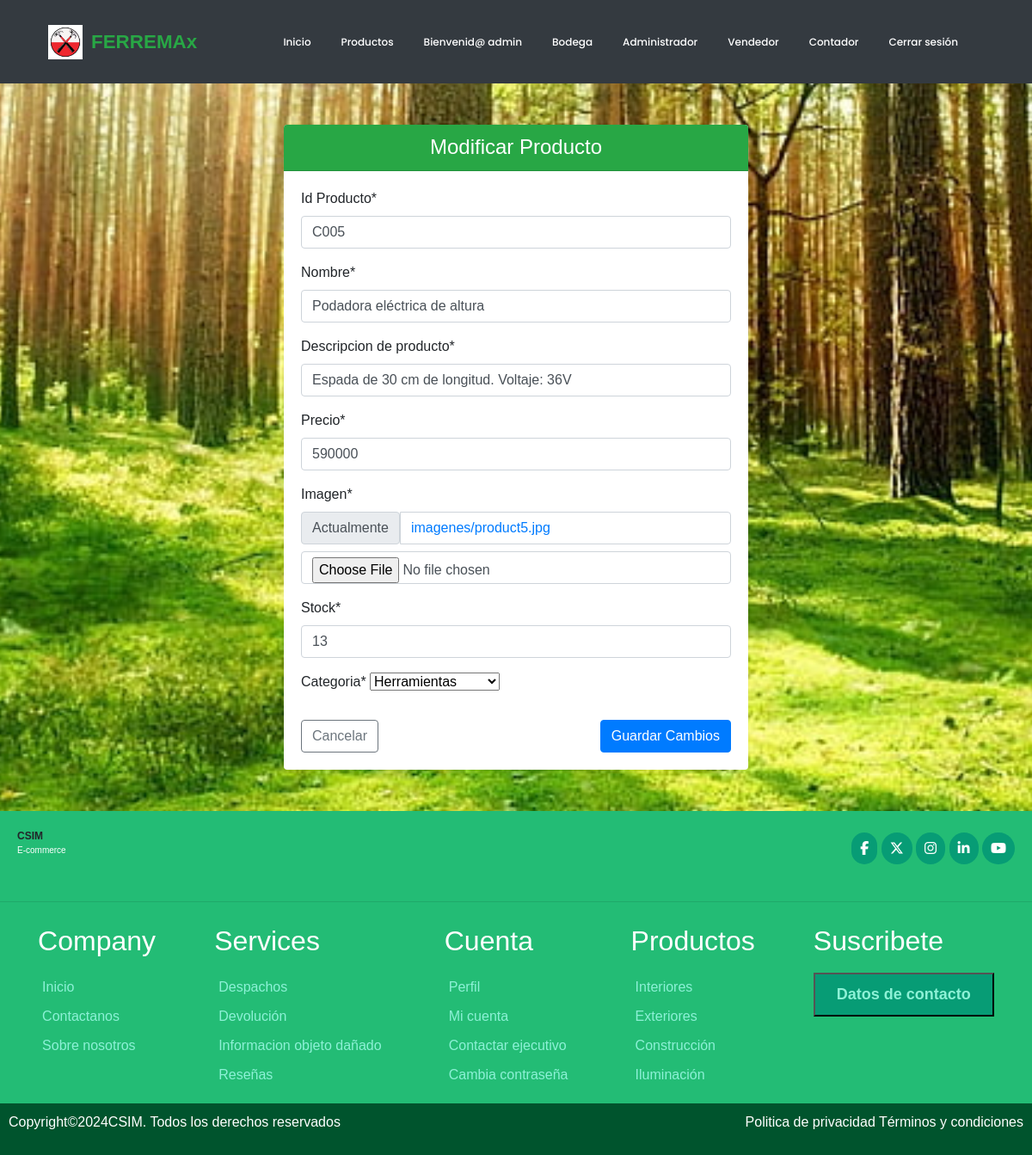
The app's page /modificar/C005/ (signed in), older data.
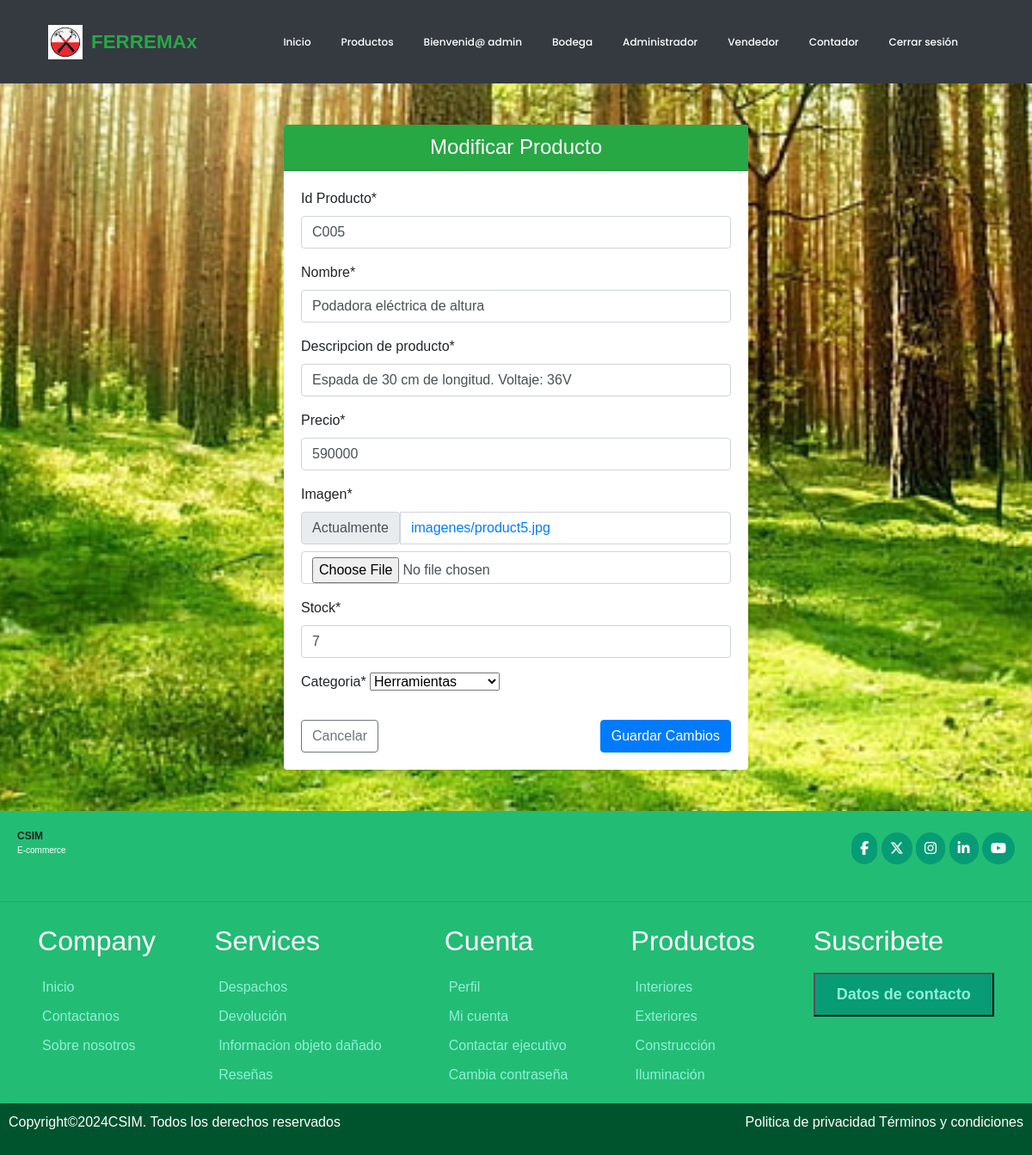
The same page, newer data.
### ferreteria/models.py (models this page shows, shortened)
class Producto(models.Model):
    idProducto = models.CharField(primary_key=True, max_length=5, verbose_name='Id Producto')
    nombre = models.CharField(max_length=50, verbose_name='Nombre del producto')
    descripcion = models.CharField(max_length=400,verbose_name='Descripcion de producto')
    precio = models.IntegerField(null=True, verbose_name='Ingrese precio producto')
    imagen= models.ImageField(upload_to="imagenes", null=True, verbose_name='Imagen')
    stock = models.IntegerField(verbose_name='stock',default=0)
    categoria= models.ForeignKey('Categoria', on_delete=models.CASCADE, verbose_name='Categoria')

### ferreteria/views.py (the view)
# urls.py: path('modificar/<id>/', views.modificar, name="modificar"),
@permission_required ('ferreteria.change_producto')
def modificar(request, id):
    producto = get_object_or_404(Producto, idProducto=id)
    data = {
        'form': ProductoForm(instance=producto)
    }
    if request.method== 'POST':
        formulario = ProductoForm(data=request.POST, instance=producto, files=request.FILES)
        if formulario.is_valid():
            formulario.save()
            messages.success(request, "Modificado correctamente")
        return redirect(to="lista")
    return render (request, 'producto/modificar.html', data)

### ferreteria/forms.py
class ProductoForm(forms.ModelForm):
    nombre = forms.CharField(min_length=3, max_length=50)
    imagen = forms.ImageField(required=True, validators=[MaxSizeFileValidator(max_file_size=4)])
    precio = forms.IntegerField(min_value=1, max_value=3000000)
    class Meta:
        model = Producto
        fields = '__all__'

### ferreteria/context_processor.py (called while the page is built, shortened)
def total_carrito(request):
    total = 0
    return {'total_carrito':int(total)}

### ferreteria/models.py (called while the page is built)
    def __str__(self):
        return self.nombreCategoria

### ferreteria/templates/producto/modificar.html (shortened to what this page needs)
{% extends 'base.html' %}
{% load static %}
{% load crispy_forms_tags %}
{% block css %}
<link rel="stylesheet" href="{% static 'css/estilo.css' %}">
{% endblock %}
{% block contenido %}
<div class="container my-5">
    <div class="row justify-content-center">
        <div class="col-12 col-md-8 col-lg-6">
            <div class="card shadow-sm border-0">
                <div class="card-header bg-success text-white text-center rounded-top">
                    <h4 class="mb-0">Modificar Producto</h4>
                </div>
                <div class="card-body">
                    <form action="" method="post" enctype="multipart/form-data">
                        {{ form|crispy }}
                        <div class="d-flex justify-content-between mt-4">
                            <a href="{% url 'lista' %}" class="btn btn-outline-secondary">Cancelar</a>
                            <button type="submit" class="btn btn-primary">Guardar Cambios</button>
                        </div>
                    </form>
                </div>
            </div>
        </div>
    </div>
</div>
{% endblock %}

Row changes from the older to the newer data that the page shows:
changed Producto "Podadora eléctrica de altura": stock "13" → "7"
